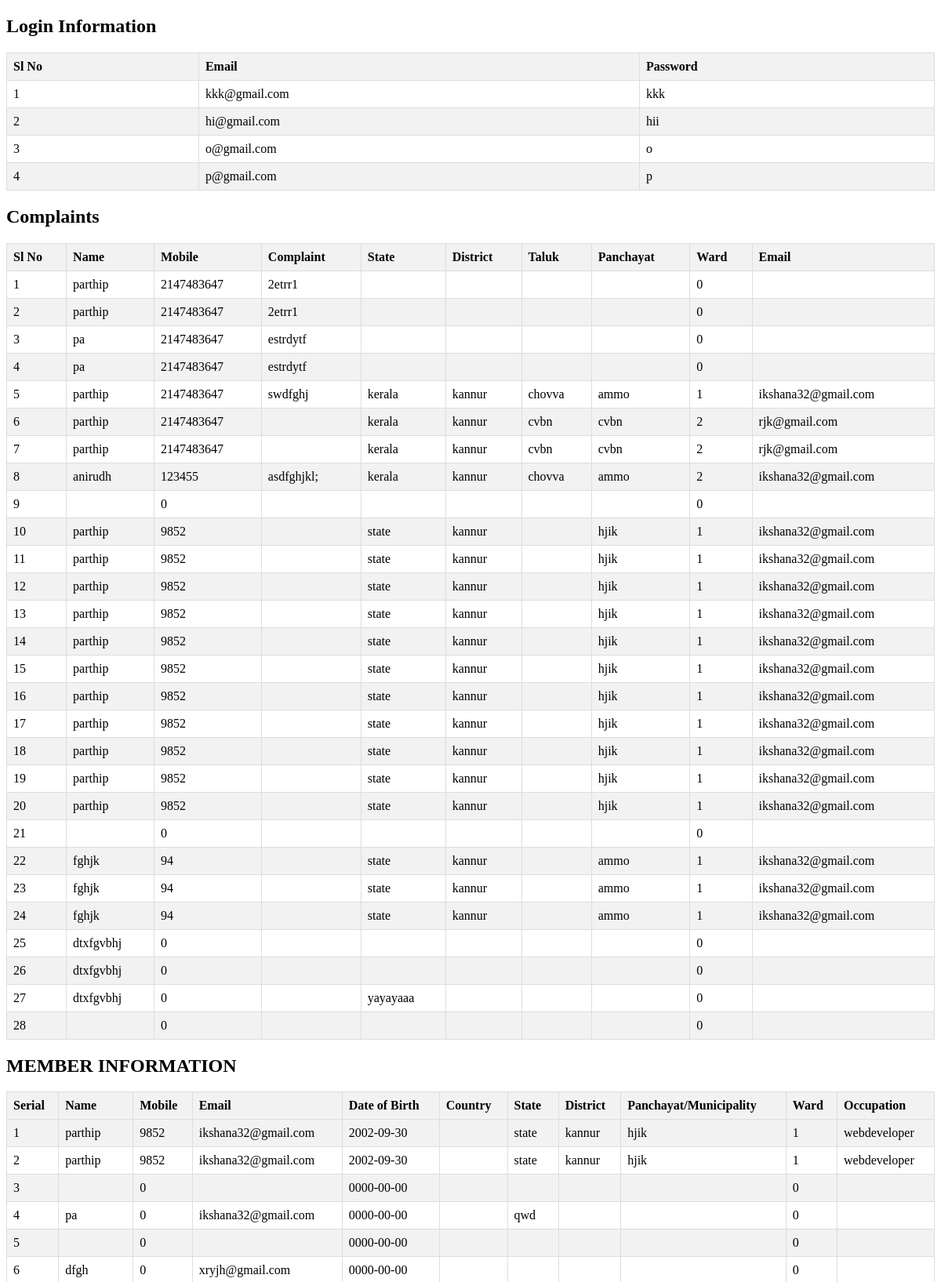
The app's page /admin.php (upper part) with its own data.
### tables this page shows
CREATE TABLE `loginn` (
  `email` varchar(200) NOT NULL,
  `password` varchar(200) NOT NULL
);

CREATE TABLE `complaint` (
  `name` varchar(100) NOT NULL,
  `mobile` int(12) NOT NULL,
  `complaint` varchar(200) NOT NULL,
  `unique_code` varchar(200) NOT NULL,
  `state` varchar(200) NOT NULL,
  `district` varchar(200) NOT NULL,
  `taluk` varchar(200) NOT NULL,
  `panchayat` varchar(200) NOT NULL,
  `ward` int(10) NOT NULL,
  `email` varchar(200) NOT NULL
);

CREATE TABLE `member` (
  `name` varchar(200) NOT NULL,
  `mobile` int(13) NOT NULL,
  `email` varchar(200) NOT NULL,
  `state` varchar(200) NOT NULL,
  `district` varchar(200) NOT NULL,
  `country` varchar(200) NOT NULL,
  `ward` int(13) NOT NULL,
  `panchayat` varchar(200) NOT NULL,
  `dob` date NOT NULL,
  `occupation` varchar(300) NOT NULL
);

### admin.php (the view, shortened to what this page needs)
<!DOCTYPE html>
<html lang="en">
<head>
</head>
<body>
<h2 class="heading"><b>Login Information</b></h2>
<table>
    <thead>
        <tr>
            <th>Sl No</th>
            <th>Email</th>
            <th>Password</th>
        </tr>
    </thead>
    <tbody id="loginData">
        <?php
        include("connect.php");
        $sql = "SELECT email, password FROM loginn";
        $result = mysqli_query($conn, $sql);
        if (mysqli_num_rows($result) > 0) {
            $count = 1;
            while ($row = mysqli_fetch_assoc($result)) {
                echo "<tr>";
                echo "<td>" . $count . "</td>";
                echo "<td>" . $row["email"] . "</td>";
                echo "<td>" . $row["password"] . "</td>";
                echo "</tr>";
                $count++;
            }
        } else {
            echo "<tr><td colspan='3'>0 results</td></tr>";
        }
        ?>
    </tbody>
</table>
<?php
include("connect.php");
$sql_complaint = "SELECT * FROM complaint";
$result_complaint = $conn->query($sql_complaint);
if ($result_complaint->num_rows > 0) {
    echo "<h2>Complaints</h2>";
    echo "<table id='complaintTable'>";
    echo "<thead><tr><th>Sl No</th><th>Name</th><th>Mobile</th><th>Complaint</th><th>State</th><th>District</th><th>Taluk</th><th>Panchayat</th><th>Ward</th><th>Email</th></tr></thead>";
    echo "<tbody>";
    $serial_no = 1;
    while ($row_complaint = $result_complaint->fetch_assoc()) {
        echo "<tr>";
        echo "<td>" . $serial_no . "</td>";
        echo "<td>" . $row_complaint["name"] . "</td>";
        echo "<td>" . $row_complaint["mobile"] . "</td>";
        echo "<td>" . $row_complaint["complaint"] . "</td>";
        echo "<td>" . $row_complaint["state"] . "</td>";
        echo "<td>" . $row_complaint["district"] . "</td>";
        echo "<td>" . $row_complaint["taluk"] . "</td>";
        echo "<td>" . $row_complaint["panchayat"] . "</td>";
        echo "<td>" . $row_complaint["ward"] . "</td>";
        echo "<td>" . $row_complaint["email"] . "</td>";
        echo "</tr>";
        $serial_no++;
    }
    echo "</tbody>";
    echo "</table>";
} else {
    echo "<p>No complaints found.</p>";
}
?>
</body>
</html>
<h2 class="heading"><b>MEMBER INFORMATION</b></h2>
<?php
include("connect.php");
$sql = "SELECT * FROM member";
$result = $conn->query($sql);
if ($result->num_rows > 0) {
    $serial = 1;
    echo "<table border='1'>";
    echo "<tr><th>Serial</th><th>Name</th><th>Mobile</th><th>Email</th><th>Date of Birth</th><th>Country</th><th>State</th><th>District</th><th>Panchayat/Municipality</th><th>Ward</th><th>Occupation</th></tr>";
    while($row = $result->fetch_assoc()) {
        echo "<tr>";
        echo "<td>" . $serial . "</td>";
        echo "<td>" . $row["name"]. "</td>";
        echo "<td>" . $row["mobile"]. "</td>";
        echo "<td>" . $row["email"]. "</td>";
        echo "<td>" . $row["dob"]. "</td>";
        echo "<td>" . $row["country"]. "</td>";
        echo "<td>" . $row["state"]. "</td>";
        echo "<td>" . $row["district"]. "</td>";
        echo "<td>" . $row["panchayat"]. "</td>";
        echo "<td>" . $row["ward"]. "</td>";
        echo "<td>" . $row["occupation"]. "</td>";
        echo "</tr>";
        $serial++;
    }
    echo "</table>";
} else {
    echo "0 results";
}
?>

### admin.php (style rules this page uses)
table { border-collapse: collapse; width: 100%; }
th, td { border: 1px solid #ddd; padding: 8px; text-align: left; }
th { background-color: #f2f2f2; }
tr:nth-child(even) { background-color: #f2f2f2; }

### records on screen
loginn: email "kkk@gmail.com", password "kkk"
loginn: email "hi@gmail.com", password "hii"
loginn: email "o@gmail.com", password "o"
loginn: email "p@gmail.com", password "p"
complaint: name "parthip", mobile "2147483647", complaint "2etrr1", ward "0"
complaint: name "parthip", mobile "2147483647", complaint "2etrr1", ward "0"
complaint: name "pa", mobile "2147483647", complaint "estrdytf", ward "0"
complaint: name "pa", mobile "2147483647", complaint "estrdytf", ward "0"
complaint: name "parthip", mobile "2147483647", complaint "swdfghj", state "kerala", district "kannur", taluk "chovva", panchayat "ammo", ward "1", email "ikshana32@gmail.com"
complaint: name "parthip", mobile "2147483647", state "kerala", district "kannur", taluk "cvbn", panchayat "cvbn", ward "2", email "rjk@gmail.com"
complaint: name "parthip", mobile "2147483647", state "kerala", district "kannur", taluk "cvbn", panchayat "cvbn", ward "2", email "rjk@gmail.com"
complaint: name "anirudh", mobile "123455", complaint "asdfghjkl;", state "kerala", district "kannur", taluk "chovva", panchayat "ammo", ward "2", email "ikshana32@gmail.com"
complaint: mobile "0", ward "0"
complaint: name "parthip", mobile "9852", state "state", district "kannur", panchayat "hjik", ward "1", email "ikshana32@gmail.com"
complaint: name "parthip", mobile "9852", state "state", district "kannur", panchayat "hjik", ward "1", email "ikshana32@gmail.com"
complaint: name "parthip", mobile "9852", state "state", district "kannur", panchayat "hjik", ward "1", email "ikshana32@gmail.com"
complaint: name "parthip", mobile "9852", state "state", district "kannur", panchayat "hjik", ward "1", email "ikshana32@gmail.com"
complaint: name "parthip", mobile "9852", state "state", district "kannur", panchayat "hjik", ward "1", email "ikshana32@gmail.com"
complaint: name "parthip", mobile "9852", state "state", district "kannur", panchayat "hjik", ward "1", email "ikshana32@gmail.com"
complaint: name "parthip", mobile "9852", state "state", district "kannur", panchayat "hjik", ward "1", email "ikshana32@gmail.com"
complaint: name "parthip", mobile "9852", state "state", district "kannur", panchayat "hjik", ward "1", email "ikshana32@gmail.com"
complaint: name "parthip", mobile "9852", state "state", district "kannur", panchayat "hjik", ward "1", email "ikshana32@gmail.com"
complaint: name "parthip", mobile "9852", state "state", district "kannur", panchayat "hjik", ward "1", email "ikshana32@gmail.com"
complaint: name "parthip", mobile "9852", state "state", district "kannur", panchayat "hjik", ward "1", email "ikshana32@gmail.com"
complaint: mobile "0", ward "0"
complaint: name "fghjk", mobile "94", state "state", district "kannur", panchayat "ammo", ward "1", email "ikshana32@gmail.com"
complaint: name "fghjk", mobile "94", state "state", district "kannur", panchayat "ammo", ward "1", email "ikshana32@gmail.com"
complaint: name "fghjk", mobile "94", state "state", district "kannur", panchayat "ammo", ward "1", email "ikshana32@gmail.com"
complaint: name "dtxfgvbhj", mobile "0", ward "0"
complaint: name "dtxfgvbhj", mobile "0", ward "0"
complaint: name "dtxfgvbhj", mobile "0", state "yayayaaa", ward "0"
complaint: mobile "0", ward "0"
member: name "parthip", mobile "9852", email "ikshana32@gmail.com", dob "2002-09-30", state "state", district "kannur", panchayat "hjik", ward "1", occupation "webdeveloper"
member: name "parthip", mobile "9852", email "ikshana32@gmail.com", dob "2002-09-30", state "state", district "kannur", panchayat "hjik", ward "1", occupation "webdeveloper"
member: mobile "0", dob "0000-00-00", ward "0"
member: name "pa", mobile "0", email "ikshana32@gmail.com", dob "0000-00-00", state "qwd", ward "0"
member: mobile "0", dob "0000-00-00", ward "0"
member: name "dfgh", mobile "0", email "xryjh@gmail.com", dob "0000-00-00", ward "0"
